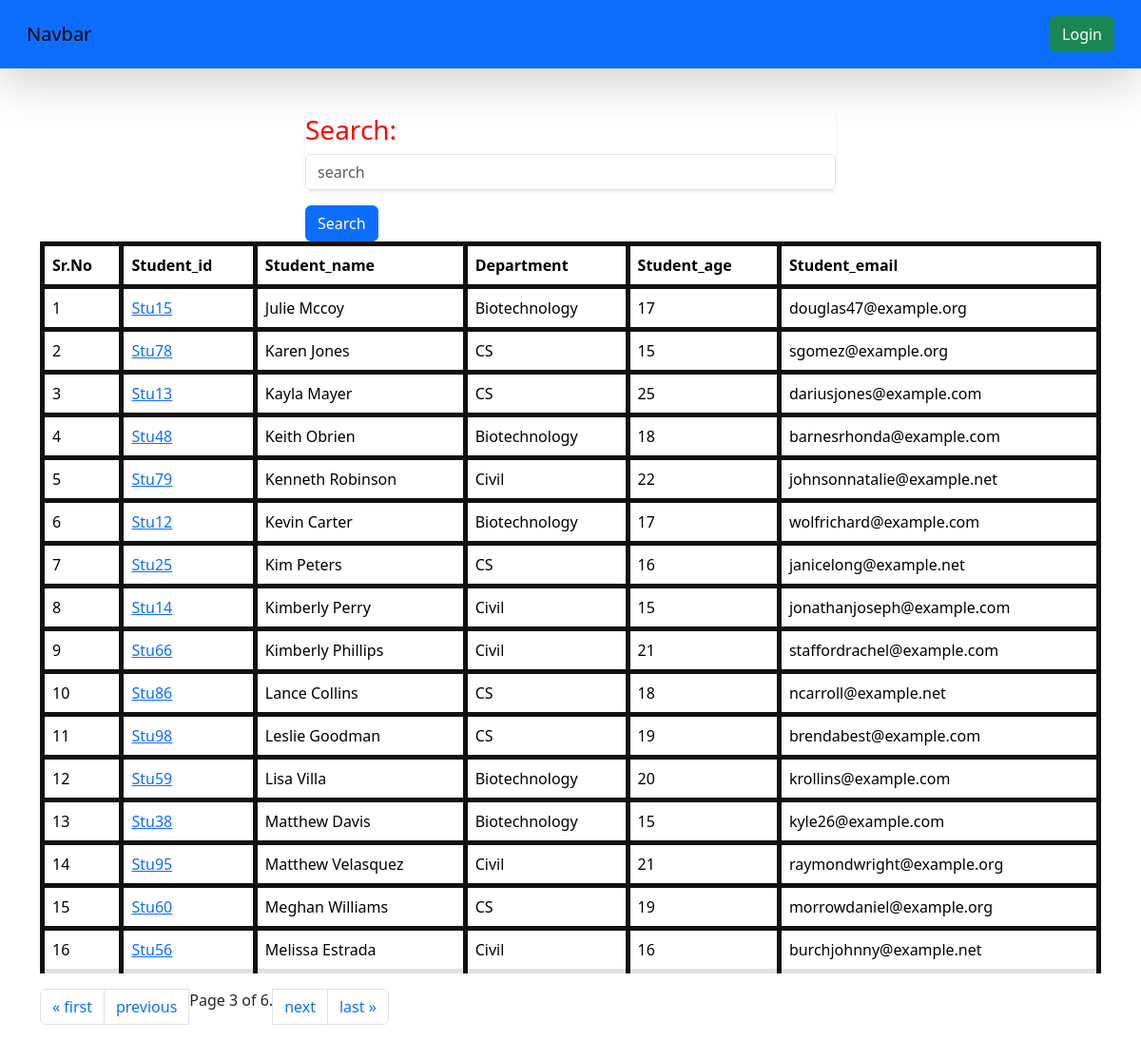
Page /student/?page=3 on the committed database.
### vegetable/models.py (models this page shows, shortened)
class Student(models.Model):
    department=models.ForeignKey(Department,related_name="depart",on_delete=models.CASCADE)
    student_id=models.OneToOneField(StudentID,related_name="studentid",on_delete=models.SET_NULL,null=True,unique=True)
    name=models.CharField(max_length=100)
    email=models.EmailField(unique=True)
    age=models.IntegerField(default=18)
    address=models.TextField(blank=True,null=True)
    is_deleted=models.BooleanField(default=False)
    objects=StudentsManager()
    admin_objects=models.Manager()
    class Meta:
        ordering=['name']
        verbose_name="student"

class StudentID(models.Model):
    student_id=models.CharField(max_length=100)
    def __str__(self) -> str:
        return self.student_id

class Department(models.Model):
    department=models.CharField(max_length=100)
    def __str__(self) -> str:
        return self.department
    class Meta:
        ordering=['department']

### vegetable/views.py (the view, shortened to what this page needs)
# urls.py: path("student/",get_students,name="student"),
def get_students(request):
    queryset=Student.objects.all()
    ranks=Student.objects.annotate(marks=Sum('studentmarks__marks')).order_by('-marks','-age')
    paginator=Paginator(queryset,16)
    page_num=request.GET.get('page',1)
    page_obj=paginator.get_page(page_num)
    return render(request,'vegetable/report/student.html',{'queryset':page_obj})

### vegetable/models.py (called while the page is built)
    def get_queryset(self):
        return super().get_queryset().filter(is_deleted=False)

### vegetable/templates/vegetable/report/student.html (shortened to what this page needs)
{% extends 'home/base.html' %}
{%block start%}
<div class="container mt-5">
    <form>
    <div class="mx-auto col-6">
        <div class="mb-3 shadow-sm">
            <label style="color:Red"><h3>Search: </h3></label>
            <input class="form-control" placeholder="search" name="search">
        </div>
        <button type="submit" class="btn btn-primary">Search</button>
    </div>
    </form>
<table class='table table-stripped'>
    <thead>
        <tr>
            <th scope="col">Sr.No</th>
            <th scope="col">Student_id</th>
            <th scope="col">Student_name</th>
            <th scope="col">Department</th>
            <th scope="col">Student_age</th>
            <th scope="col">Student_email</th>
        </tr>
    </thead>
    <tbody>
            {% for i in queryset%}
        <tr>
            <td>{{forloop.counter}}</td>
            <td>
                <a href="{% url 'see_marks' i.student_id %}">
                    {{i.student_id}}</td>
            <td>{{i.name}}</td>
            <td>{{i.department}}</td>
            <td>{{i.age}}</td>
            <td>{{i.email}}</td>
        </tr>
        {%endfor%}
        </tbody>
    </table>
<nav aria-label="Page navigation example">
   <ul class="pagination">
        {% if queryset.has_previous %}
            <li class="page-item"><a class="page-link" href="?page=1">&laquo; first</a></li>
            <li class="page-item"><a class="page-link" href="?page={{ queryset.previous_page_number }}">previous</a></li>
        {% endif %}
        <span class="current">
            Page {{ queryset.number }} of {{ queryset.paginator.num_pages }}.
        </span>
        {% if queryset.has_next %}
            <li class="page-item"><a class="page-link" href="?page={{ queryset.next_page_number }}">next</a></li>
            <li class="page-item"><a class="page-link" href="?page={{ queryset.paginator.num_pages }}">last &raquo;</a></li>
        {% endif %}
    </ul>
</nav>
</div>
{%endblock%}

### home/templates/home/base.html (style rules this page uses)
table,th,td { border:5px solid rgba(18, 16, 16, 1); }

### rows in the picture
Student: student_id "Stu15", name "Julie Mccoy", department "Biotechnology", age "17", email "douglas47@example.org"
Student: student_id "Stu78", name "Karen Jones", department "CS", age "15", email "sgomez@example.org"
Student: student_id "Stu13", name "Kayla Mayer", department "CS", age "25", email "dariusjones@example.com"
Student: student_id "Stu48", name "Keith Obrien", department "Biotechnology", age "18", email "barnesrhonda@example.com"
Student: student_id "Stu79", name "Kenneth Robinson", department "Civil", age "22", email "johnsonnatalie@example.net"
Student: student_id "Stu12", name "Kevin Carter", department "Biotechnology", age "17", email "wolfrichard@example.com"
Student: student_id "Stu25", name "Kim Peters", department "CS", age "16", email "janicelong@example.net"
Student: student_id "Stu14", name "Kimberly Perry", department "Civil", age "15", email "jonathanjoseph@example.com"
Student: student_id "Stu66", name "Kimberly Phillips", department "Civil", age "21", email "staffordrachel@example.com"
Student: student_id "Stu86", name "Lance Collins", department "CS", age "18", email "ncarroll@example.net"
Student: student_id "Stu98", name "Leslie Goodman", department "CS", age "19", email "brendabest@example.com"
Student: student_id "Stu59", name "Lisa Villa", department "Biotechnology", age "20", email "krollins@example.com"
Student: student_id "Stu38", name "Matthew Davis", department "Biotechnology", age "15", email "kyle26@example.com"
Student: student_id "Stu95", name "Matthew Velasquez", department "Civil", age "21", email "raymondwright@example.org"
Student: student_id "Stu60", name "Meghan Williams", department "CS", age "19", email "morrowdaniel@example.org"
Student: student_id "Stu56", name "Melissa Estrada", department "Civil", age "16", email "burchjohnny@example.net"

### other values in the picture
{{ queryset.number }} "3"
{{ queryset.paginator.num_pages }} "6"
